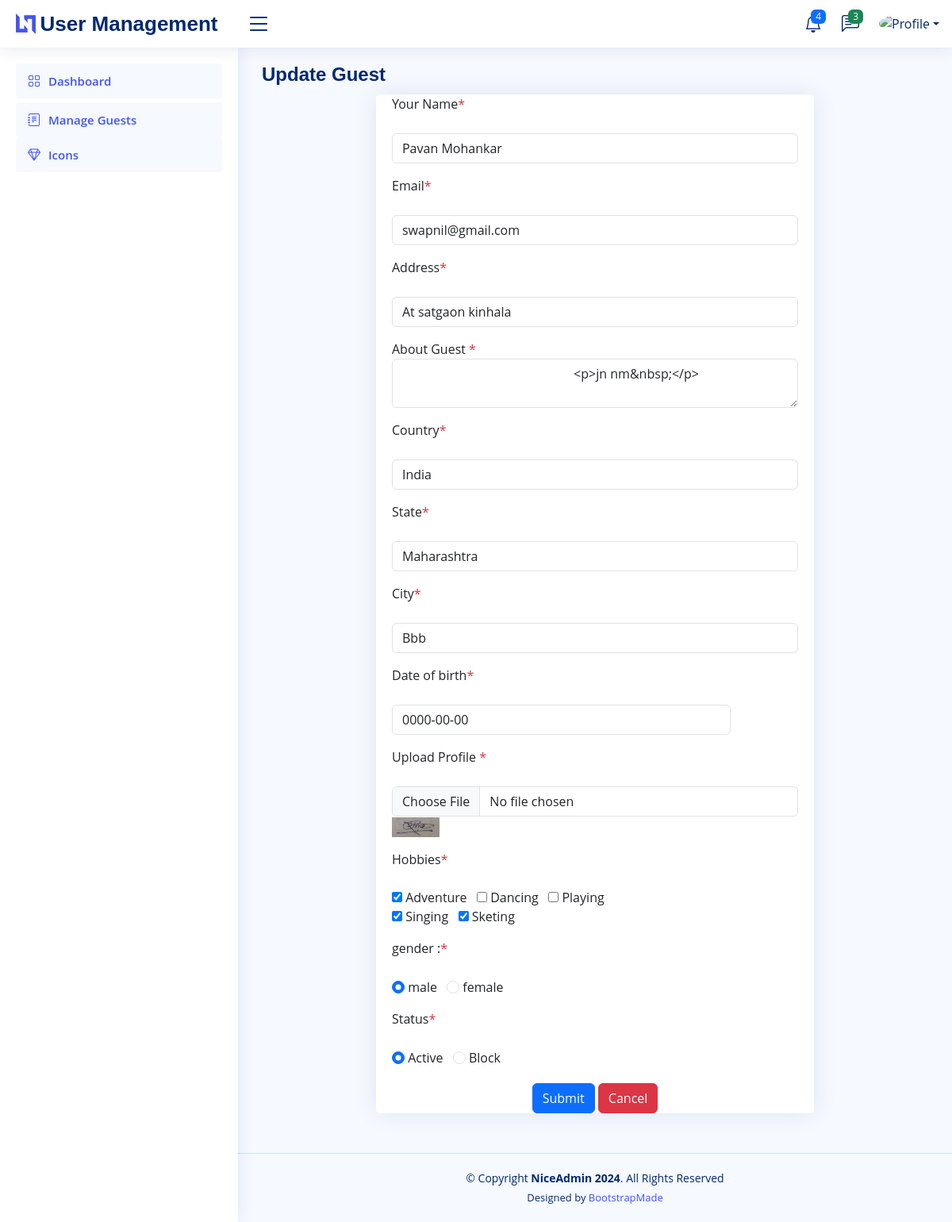
/index.php/GuestController/update/2, run on the app's committed database.
### tables this page shows
CREATE TABLE `guests` (
  `id` int(11) NOT NULL AUTO_INCREMENT,
  `token` varchar(255) NOT NULL,
  `user_id` int(11) NOT NULL,
  `name` varchar(50) NOT NULL,
  `email_address` varchar(50) NOT NULL,
  `address` text NOT NULL,
  `dob` date NOT NULL,
  `gender` enum('Male','Female','Other') NOT NULL,
  `country_id` int(11) NOT NULL,
  `state_id` int(11) NOT NULL,
  `city_id` int(11) NOT NULL,
  `hobby_id` varchar(50) NOT NULL,
  `photo` varchar(255) NOT NULL,
  `details_about_guest` text NOT NULL,
  `status` enum('Active','Block','Pending') NOT NULL DEFAULT 'Active',
  `created` datetime NOT NULL,
  `modified` datetime NOT NULL,
  PRIMARY KEY (`id`)
);

CREATE TABLE `countries` (
  `id` int(11) NOT NULL AUTO_INCREMENT,
  `token` varchar(255) NOT NULL,
  `country_name` varchar(255) NOT NULL,
  `country_code` varchar(255) NOT NULL,
  `country_flag` varchar(255) NOT NULL,
  `status` enum('Active','Block','Pending') NOT NULL DEFAULT 'Active',
  `created` datetime NOT NULL,
  `modified` datetime NOT NULL,
  PRIMARY KEY (`id`)
);

CREATE TABLE `states` (
  `id` int(11) NOT NULL AUTO_INCREMENT,
  `token` varchar(255) NOT NULL,
  `country_id` int(11) NOT NULL,
  `state_name` varchar(255) NOT NULL,
  `status` enum('Active','Block','Pending') NOT NULL DEFAULT 'Active',
  `created` datetime NOT NULL,
  `modified` datetime NOT NULL,
  PRIMARY KEY (`id`)
);

CREATE TABLE `cities` (
  `id` int(11) NOT NULL AUTO_INCREMENT,
  `token` varchar(255) NOT NULL,
  `state_id` int(11) NOT NULL,
  `country_id` int(11) NOT NULL,
  `city_name` varchar(255) NOT NULL,
  `status` enum('Active','Block','Pending') NOT NULL DEFAULT 'Active',
  `created` datetime NOT NULL,
  `modified` datetime NOT NULL,
  PRIMARY KEY (`id`)
);

CREATE TABLE `hobbies` (
  `id` int(11) NOT NULL AUTO_INCREMENT,
  `token` varchar(255) NOT NULL,
  `hobby_title` varchar(255) NOT NULL,
  `status` enum('Active','Block','Pending') NOT NULL DEFAULT 'Active',
  `created` datetime NOT NULL,
  `modified` datetime NOT NULL,
  PRIMARY KEY (`id`)
);

### application/views/guest/update.php (the view, shortened to what the rows shown need)
<!DOCTYPE html>
<html lang="en">
<head>
    <link rel="stylesheet" href="https://cdnjs.cloudflare.com/ajax/libs/jqueryui/1.14.0/themes/base/jquery-ui.min.css" />
</head>
<body>
    <main id="main" class="main">
        <div class="pagetitle">
            <h1>Update Guest</h1>
        </div>
        <section class="section">
            <div class="row">
                <div class="col-lg-8 offset-2">
                    <div class="card">
                        <div class="card-body">
                            <form class="row g-3" method="post"
                                Action="<?php echo site_url('GuestController/update_action'); ?>"
                                enctype="multipart/form-data">
                                <div class="col-12 has-validation">
                                    <div class="d-flex">
                                    <label for="inputNanme4" class="form-label">Your Name</label>
                                    <span class="text text-danger d-flex">* <?php echo form_error('name');
                                    ?><span id="name-error" class="text text-danger"></span></span>
                                    </div>
                                    <input type="text" class="form-control" value="<?php echo $name; ?>"
                                        name="name" id="name">
                                </div>
                                <div class="col-12">
                                    <div class="d-flex">
                                    <label for="inputEmail4" class="form-label">Email</label>
                                    <span class="text text-danger d-flex">* <?php echo form_error('email'); ?><span id="email-error" class="text text-danger"></span>
                                    </span>
                                    </div>
                                    <input type="email" class="form-control" name="email"
                                        value="<?php echo $email; ?>" id="email">
                                </div>
                                <div class="col-12">
                                  <div class="d-flex">
                                  <label for="inputAddress" class="form-label">Address</label>
                                    <span class="text text-danger d-flex">* <?php echo form_error('address'); ?><span id="add-error" class="text text-danger"></span>
                                    </span>
                                  </div>
                                    <input type="text" class="form-control" value="<?php echo $address; ?>"
                                        name="address" id="address" placeholder="1234">
                                </div>
                                <div class="form-group">
												<label>About Guest</label><span class="text text-danger"> * <?= form_error('details_about_guest')?></span>
												<textarea class="form-control form-control-user ckeditor" name="details_about_guest" placeholder="Details about guest" autocomplete="off">
                                                    <?php echo !empty($details_about_guest)?$details_about_guest:'';?></textarea>
											</div>
                                <div class="form-group">
                                  <div class="d-flex">
                                  </div>
                                    <div>
                                        <select name="country_id" id="country_id" class="form-control selectSearch">
                                            <?php foreach ($getallcountry as $row) { ?>
                                                <option value="<?= $row->id; ?>" <?= !empty($country_id) && ($country_id == $row->id) ? 'selected' : ''; ?>><?= $row->country_name; ?>
                                                </option>
                                            <?php } ?>
                                        </select>
                                    </div>
                                </div>
                                <div class="form-group">
                                   <div class="d-flex">
                                   </div>
                                   <div id="box">
                                   <select name="state_id" id="state_id" class="form-control      selectSearch">
                                            <?php foreach ($getallstates as $row) { ?>
                                                <option value="<?= $row->id; ?>" <?= !empty($state_id) && ($state_id == $row->id) ? 'selected' : ''; ?>><?= $row->state_name; ?>
                                                </option>
                                            <?php } ?>
                                        </select>
                                   </div>
                                </div>
                                <div class="form-group">
                                  <div class="d-flex">
                                        </div>
                                    <div>
                                        <select name="city_id" id="city_id" class="form-control selectSearch">
                                            <?php foreach ($allcities as $row) { ?>
                                                <option value="<?= $row->id; ?>" <?= !empty($city_id) && ($city_id == $row->id) ? 'selected' : ''; ?>><?= $row->city_name; ?>
                                                </option>
                                            <?php } ?>
                                        </select>
                                    </div>
                                </div>
                                <div class="col-12">
                                 <div class="d-flex">
                                 </div>
                                        <div class="col-sm-10">
                                            <input type="text" name="date" id="dobpicker"
                                                value="<?php echo $date; ?>" class="form-control form-control-user datepicker">
                                        </div>
                                </div>
                                <div class="col-12">
                                    <label for="image" class="form-label">Upload Profile</label>
                                    <span class="text text-danger">* <?php echo form_error('image') ?><span id="error" class="text-danger d-flex"></span></span>
                                        <input type="file" class="form-control" name="image" id="image"
                                            placeholder="1234">
                                            <img width="60px"  src="<?php echo base_url("uploads/guestimage/").$photo?>">
                                </div>
                                <div class="form-group">
                                  <div class="d-flex">
                                  <label>Hobbies</label><span class="text text-danger d-flex"> *
                                  <?= form_error('hobby_id'); ?><span id="hobby-error" class="text text-danger"></span></span>
                                  </div><br />
                                    <?php $checkbox_count = 0;
                                    foreach ($allhobbies as $hobbyrow) { ?>
                                        <input type="checkbox" name="hobby_id[]" value=" <?= $hobbyrow->id ?>"
                                            <?= !empty($hobby_id) && in_array($hobbyrow->id, $hobby_id) ?'checked':''; ?>>
                                        <?php echo $hobbyrow->hobby_title;
                                        echo " "; ?>&nbsp;
                                        <?php $checkbox_count++;
                                        echo ($checkbox_count % 3 == 0 ? '<br>' : '');
                                    } ?>
                                </div>
                                <div class="col-12">
                                    <div class="d-flex">
                                    <label for="inputDate" class="form-label">gender :</label>
                                    <span class="text text-danger d-flex">* <?php echo form_error('gender') ?> <span id="gender-error" class="text text-danger"></span></span>
                                    </div>
                                    <input class="form-check-input" type="radio" name="gender" id="gridRadios1"
                                        value="Male" <?php echo $gender=='Male'?'checked':'';?>>
                                    <label class="form-check-label me-2" for="gender">
                                        male
                                    </label>
                                    <input class="form-check-input" type="radio" name="gender" id="gridRadios2"
                                        value="Female"  <?php echo $gender=='Female'?'checked':'';?>>
                                    <label class="form-check-label" for="gridRadios2">
                                        female
                                    </label>
                                </div>
                                <div class="col-12">
                                    <div class="d-flex">
                                        <label for="inputDate" class="form-label">Status</label>
                                        <span class="text text-danger d-flex">*
                                            <?php echo form_error('status') ?></span>
                                    </div>
                                    <input class="form-check-input" type="radio" name="status" id="gridRadios1"
                                        value="Active" <?php echo $status=='Active'?'checked':''?>>
                                    <label class="form-check-label me-2" for="status">
                                        Active
                                    </label>
                                    <input class="form-check-input" type="radio" name="status" id="gridRadios2"
                                        value="Block" <?php echo $status=='Block'?'checked':''?>>
                                    <label class="form-check-label" for="gridRadios2">
                                        Block
                                    </label>
                                </div>
                        </div>
                    </div>
                </div>
            </div>
        </section>
    </main>
</body>
</html>

### data on the page
guests: name "Pavan Mohankar", email "swapnil@gmail.com", address "At satgaon kinhala", country_id "India", state_id "Maharashtra", city_id "Bbb", date "0000-00-00", photo (picture), gender "☑", gender "☐ female", status "☑"
hobbies: id "☑", hobby_title "Adventure"
hobbies: hobby_title "Dancing"
hobbies: hobby_title "Playing"
hobbies: id "☑", hobby_title "Singing"
hobbies: id "☑", hobby_title "Sketing"
